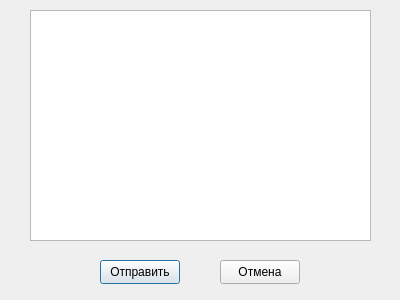
<?xml version="1.0" encoding="UTF-8"?>
<ui version="4.0">
 <class>Dialog</class>
 <widget class="QDialog" name="Dialog">
  <property name="geometry">
   <rect>
    <x>0</x>
    <y>0</y>
    <width>400</width>
    <height>300</height>
   </rect>
  </property>
  <property name="windowTitle">
   <string>Dialog</string>
  </property>
  <widget class="QTextEdit" name="reportTextEdit">
   <property name="geometry">
    <rect>
     <x>30</x>
     <y>10</y>
     <width>341</width>
     <height>231</height>
    </rect>
   </property>
  </widget>
  <widget class="QPushButton" name="sendButton">
   <property name="geometry">
    <rect>
     <x>100</x>
     <y>260</y>
     <width>80</width>
     <height>24</height>
    </rect>
   </property>
   <property name="text">
    <string>Отправить</string>
   </property>
  </widget>
  <widget class="QPushButton" name="cancelButton">
   <property name="geometry">
    <rect>
     <x>220</x>
     <y>260</y>
     <width>80</width>
     <height>24</height>
    </rect>
   </property>
   <property name="text">
    <string>Отмена</string>
   </property>
  </widget>
 </widget>
 <resources/>
 <connections/>
</ui>
